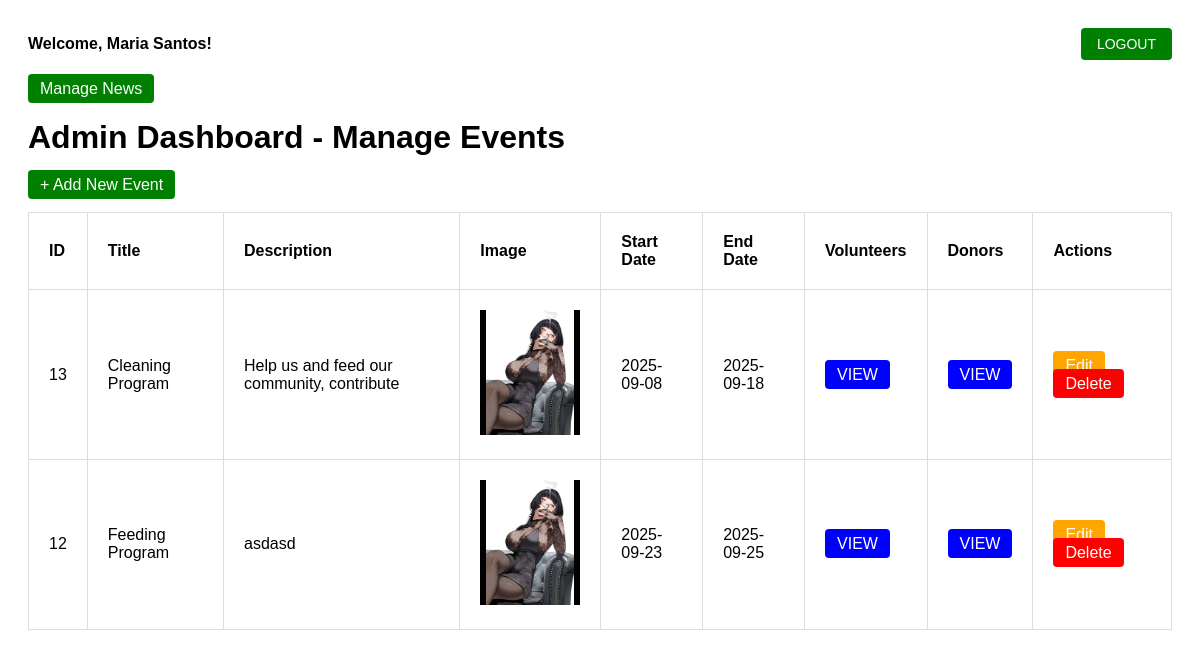
/admin_event_dashboard.php (signed in), run on the app's committed database.
### tables this page shows
CREATE TABLE `events` (
  `id` int(11) NOT NULL,
  `title` varchar(255) NOT NULL,
  `description` text NOT NULL,
  `image` varchar(255) NOT NULL,
  `start_date` date DEFAULT NULL,
  `end_date` date DEFAULT NULL
);

### admin_event_dashboard.php (the view, shortened to what this page needs)
<?php
include 'login-checker.php';
$adminName = htmlspecialchars($_SESSION['first_name'] . " " . $_SESSION['last_name']);
$result = $conn->query("SELECT * FROM events ORDER BY id DESC");
?>
<!DOCTYPE html>
<html lang="en">
<head>
    <link rel="stylesheet" href="admin.design.css">
</head>
<body>
    <div class="header">
        <div class="welcome">Welcome, <?php echo $adminName; ?>!</div>
        <form method="post" action="logout.php">
            <button type="submit" class="btn-logout">LOGOUT</button>
        </form>
    </div>
    <a href="admin_news_dashboard.php" class="btn btn-add">Manage News</a>
    <h1>Admin Dashboard - Manage Events</h1>
    <a href="add_event.php" class="btn btn-add">+ Add New Event</a>
    <br><br>
    <table>
        <tr>
            <th>ID</th>
            <th>Title</th>
            <th>Description</th>
            <th>Image</th>
            <th>Start Date</th>
            <th>End Date</th>
            <th>Volunteers</th>
            <th>Donors</th>
            <th>Actions</th>
        </tr>
        <?php while ($row = $result->fetch_assoc()): ?>
        <tr>
            <td><?php echo $row['id']; ?></td>
            <td><?php echo $row['title']; ?></td>
            <td><?php echo $row['description']; ?></td>
            <td><img src="uploads/<?php echo $row['image']; ?>" width="100"></td>
            <td><?php echo $row['start_date']; ?></td>
            <td><?php echo $row['end_date']; ?></td>
            <td>
                <a href="view_volunteers.php?event_id=<?php echo $row['id']; ?>" class="btn btn-view">VIEW</a>
            </td>
            <td>
                <a href="view_donors.php?event_id=<?php echo $row['id']; ?>" class="btn btn-view">VIEW</a>
            </td>
            <td>
                <a href="edit_event.php?id=<?php echo $row['id']; ?>" class="btn btn-edit">Edit</a>
                <a href="delete_event.php?id=<?php echo $row['id']; ?>" class="btn btn-delete" onclick="return confirm('Delete this event?')">Delete</a>
            </td>
        </tr>
        <?php endwhile; ?>
    </table>
</body>
</html>

### admin.design.css (style rules this page uses)
body { font-family: Arial, sans-serif; padding: 20px; }
h1 { margin-bottom: 20px; }
table { width: 100%; border-collapse: collapse; }
table, th, td { border: 1px solid #ddd; }
th, td { padding: 20px; text-align: left; }
a { text-decoration: none; color: white; }
.btn { padding: 6px 12px; border: none; cursor: pointer; border-radius: 4px; }
.btn-add { background: green; }
.btn-edit { background: orange; }
.btn-delete { background: red; }
.btn-view { background: blue; }
.header { display: flex; justify-content: space-between; align-items: center; margin-bottom: 20px; }
.welcome { font-weight: bold; font-size: 16px; }
.btn-logout { padding: 6px 12px; background: red; color: white; border: none; border-radius: 4px; cursor: pointer; font-size: 14px; }
form button[type="submit"] { padding: 8px 16px; background: green; color: white; border: none; border-radius: 4px; cursor: pointer; }

### data on the page
events: id "13", title "Cleaning Program", description "Help us and feed our community, contribute", image (picture), start_date "2025-09-08", end_date "2025-09-18"
events: id "12", title "Feeding Program", description "asdasd", image (picture), start_date "2025-09-23", end_date "2025-09-25"

### other printed values
$adminName "Maria Santos"
